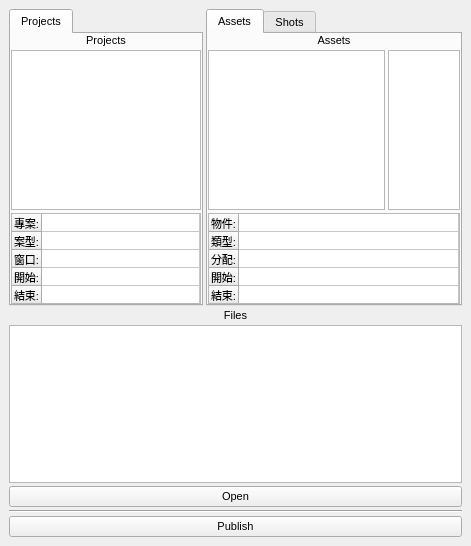
<?xml version="1.0" encoding="UTF-8"?>
<ui version="4.0">
 <class>main_window</class>
 <widget class="QWidget" name="main_window">
  <property name="geometry">
   <rect>
    <x>0</x>
    <y>0</y>
    <width>471</width>
    <height>546</height>
   </rect>
  </property>
  <property name="minimumSize">
   <size>
    <width>0</width>
    <height>0</height>
   </size>
  </property>
  <property name="maximumSize">
   <size>
    <width>620</width>
    <height>700</height>
   </size>
  </property>
  <property name="font">
   <font>
    <family>Arial</family>
    <pointsize>8</pointsize>
    <weight>50</weight>
    <bold>false</bold>
   </font>
  </property>
  <property name="windowTitle">
   <string>Form</string>
  </property>
  <layout class="QVBoxLayout" name="verticalLayout_2">
   <property name="spacing">
    <number>6</number>
   </property>
   <property name="margin">
    <number>9</number>
   </property>
   <item>
    <layout class="QVBoxLayout" name="mainLayout">
     <property name="spacing">
      <number>3</number>
     </property>
     <property name="margin">
      <number>0</number>
     </property>
     <item>
      <layout class="QHBoxLayout" name="tabLayout">
       <property name="spacing">
        <number>3</number>
       </property>
       <item>
        <widget class="QTabWidget" name="tabProjectWidget">
         <property name="currentIndex">
          <number>0</number>
         </property>
         <widget class="QWidget" name="tabProject">
          <property name="minimumSize">
           <size>
            <width>0</width>
            <height>0</height>
           </size>
          </property>
          <attribute name="title">
           <string>Projects</string>
          </attribute>
          <layout class="QVBoxLayout" name="verticalLayout_4">
           <property name="spacing">
            <number>3</number>
           </property>
           <property name="margin">
            <number>0</number>
           </property>
           <item>
            <widget class="QLabel" name="project_label">
             <property name="text">
              <string>Projects</string>
             </property>
             <property name="alignment">
              <set>Qt::AlignCenter</set>
             </property>
            </widget>
           </item>
           <item>
            <widget class="QListWidget" name="project_list"/>
           </item>
           <item>
            <widget class="QTableWidget" name="project_info">
             <property name="minimumSize">
              <size>
               <width>190</width>
               <height>91</height>
              </size>
             </property>
             <property name="maximumSize">
              <size>
               <width>16777215</width>
               <height>91</height>
              </size>
             </property>
             <property name="verticalScrollBarPolicy">
              <enum>Qt::ScrollBarAlwaysOff</enum>
             </property>
             <property name="horizontalScrollBarPolicy">
              <enum>Qt::ScrollBarAlwaysOff</enum>
             </property>
             <property name="autoScroll">
              <bool>false</bool>
             </property>
             <property name="selectionMode">
              <enum>QAbstractItemView::NoSelection</enum>
             </property>
             <attribute name="horizontalHeaderVisible">
              <bool>false</bool>
             </attribute>
             <attribute name="horizontalHeaderCascadingSectionResizes">
              <bool>true</bool>
             </attribute>
             <attribute name="horizontalHeaderDefaultSectionSize">
              <number>150</number>
             </attribute>
             <attribute name="horizontalHeaderMinimumSectionSize">
              <number>150</number>
             </attribute>
             <attribute name="horizontalHeaderStretchLastSection">
              <bool>true</bool>
             </attribute>
             <attribute name="verticalHeaderDefaultSectionSize">
              <number>18</number>
             </attribute>
             <row>
              <property name="text">
               <string>專案:</string>
              </property>
             </row>
             <row>
              <property name="text">
               <string>案型:</string>
              </property>
             </row>
             <row>
              <property name="text">
               <string>窗口:</string>
              </property>
             </row>
             <row>
              <property name="text">
               <string>開始:</string>
              </property>
             </row>
             <row>
              <property name="text">
               <string>結束:</string>
              </property>
             </row>
             <column>
              <property name="text">
               <string/>
              </property>
             </column>
            </widget>
           </item>
          </layout>
         </widget>
        </widget>
       </item>
       <item>
        <widget class="QTabWidget" name="tabProductionType">
         <property name="minimumSize">
          <size>
           <width>250</width>
           <height>0</height>
          </size>
         </property>
         <property name="maximumSize">
          <size>
           <width>350</width>
           <height>16777215</height>
          </size>
         </property>
         <property name="currentIndex">
          <number>0</number>
         </property>
         <widget class="QWidget" name="assets_tab">
          <attribute name="title">
           <string>Assets</string>
          </attribute>
          <layout class="QVBoxLayout" name="verticalLayout_5">
           <property name="spacing">
            <number>3</number>
           </property>
           <property name="margin">
            <number>0</number>
           </property>
           <item>
            <widget class="QLabel" name="asset_label">
             <property name="text">
              <string>Assets</string>
             </property>
             <property name="alignment">
              <set>Qt::AlignCenter</set>
             </property>
            </widget>
           </item>
           <item>
            <layout class="QHBoxLayout" name="asset_layout">
             <property name="spacing">
              <number>3</number>
             </property>
             <item>
              <widget class="QListWidget" name="asset_list"/>
             </item>
             <item>
              <widget class="QListWidget" name="asset_process_list">
               <property name="maximumSize">
                <size>
                 <width>150</width>
                 <height>16777215</height>
                </size>
               </property>
              </widget>
             </item>
            </layout>
           </item>
           <item>
            <widget class="QTableWidget" name="asset_info">
             <property name="minimumSize">
              <size>
               <width>190</width>
               <height>91</height>
              </size>
             </property>
             <property name="maximumSize">
              <size>
               <width>16777215</width>
               <height>91</height>
              </size>
             </property>
             <property name="verticalScrollBarPolicy">
              <enum>Qt::ScrollBarAlwaysOff</enum>
             </property>
             <property name="horizontalScrollBarPolicy">
              <enum>Qt::ScrollBarAlwaysOff</enum>
             </property>
             <property name="autoScroll">
              <bool>false</bool>
             </property>
             <property name="selectionMode">
              <enum>QAbstractItemView::NoSelection</enum>
             </property>
             <property name="verticalScrollMode">
              <enum>QAbstractItemView::ScrollPerItem</enum>
             </property>
             <attribute name="horizontalHeaderVisible">
              <bool>false</bool>
             </attribute>
             <attribute name="horizontalHeaderCascadingSectionResizes">
              <bool>true</bool>
             </attribute>
             <attribute name="horizontalHeaderDefaultSectionSize">
              <number>150</number>
             </attribute>
             <attribute name="horizontalHeaderMinimumSectionSize">
              <number>150</number>
             </attribute>
             <attribute name="horizontalHeaderStretchLastSection">
              <bool>true</bool>
             </attribute>
             <attribute name="verticalHeaderDefaultSectionSize">
              <number>18</number>
             </attribute>
             <row>
              <property name="text">
               <string>物件:</string>
              </property>
             </row>
             <row>
              <property name="text">
               <string>類型:</string>
              </property>
             </row>
             <row>
              <property name="text">
               <string>分配:</string>
              </property>
             </row>
             <row>
              <property name="text">
               <string>開始:</string>
              </property>
             </row>
             <row>
              <property name="text">
               <string>結束:</string>
              </property>
             </row>
             <column>
              <property name="text">
               <string/>
              </property>
             </column>
            </widget>
           </item>
          </layout>
         </widget>
         <widget class="QWidget" name="shots_tab">
          <attribute name="title">
           <string>Shots</string>
          </attribute>
          <layout class="QVBoxLayout" name="verticalLayout_3">
           <property name="spacing">
            <number>3</number>
           </property>
           <property name="margin">
            <number>0</number>
           </property>
           <item>
            <widget class="QLabel" name="shot_label">
             <property name="text">
              <string>Shots</string>
             </property>
             <property name="alignment">
              <set>Qt::AlignCenter</set>
             </property>
            </widget>
           </item>
           <item>
            <layout class="QHBoxLayout" name="shot_layout">
             <property name="spacing">
              <number>3</number>
             </property>
             <item>
              <widget class="QListWidget" name="shot_list"/>
             </item>
             <item>
              <widget class="QListWidget" name="shot_process_list">
               <property name="maximumSize">
                <size>
                 <width>150</width>
                 <height>16777215</height>
                </size>
               </property>
              </widget>
             </item>
            </layout>
           </item>
           <item>
            <widget class="QTableWidget" name="shot_info">
             <property name="minimumSize">
              <size>
               <width>190</width>
               <height>91</height>
              </size>
             </property>
             <property name="maximumSize">
              <size>
               <width>16777215</width>
               <height>91</height>
              </size>
             </property>
             <property name="toolTip">
              <string>1</string>
             </property>
             <property name="verticalScrollBarPolicy">
              <enum>Qt::ScrollBarAlwaysOff</enum>
             </property>
             <property name="horizontalScrollBarPolicy">
              <enum>Qt::ScrollBarAlwaysOff</enum>
             </property>
             <property name="autoScroll">
              <bool>false</bool>
             </property>
             <property name="selectionMode">
              <enum>QAbstractItemView::NoSelection</enum>
             </property>
             <property name="verticalScrollMode">
              <enum>QAbstractItemView::ScrollPerItem</enum>
             </property>
             <attribute name="horizontalHeaderVisible">
              <bool>false</bool>
             </attribute>
             <attribute name="horizontalHeaderCascadingSectionResizes">
              <bool>true</bool>
             </attribute>
             <attribute name="horizontalHeaderDefaultSectionSize">
              <number>150</number>
             </attribute>
             <attribute name="horizontalHeaderMinimumSectionSize">
              <number>150</number>
             </attribute>
             <attribute name="horizontalHeaderStretchLastSection">
              <bool>true</bool>
             </attribute>
             <attribute name="verticalHeaderDefaultSectionSize">
              <number>18</number>
             </attribute>
             <row>
              <property name="text">
               <string>物件:</string>
              </property>
             </row>
             <row>
              <property name="text">
               <string>類型:</string>
              </property>
             </row>
             <row>
              <property name="text">
               <string>分配:</string>
              </property>
             </row>
             <row>
              <property name="text">
               <string>開始:</string>
              </property>
             </row>
             <row>
              <property name="text">
               <string>結束:</string>
              </property>
             </row>
             <column>
              <property name="text">
               <string/>
              </property>
             </column>
            </widget>
           </item>
          </layout>
         </widget>
        </widget>
       </item>
      </layout>
     </item>
     <item>
      <layout class="QVBoxLayout" name="file_list_layout">
       <property name="spacing">
        <number>3</number>
       </property>
       <item>
        <widget class="QLabel" name="file_list_label">
         <property name="text">
          <string>Files</string>
         </property>
         <property name="alignment">
          <set>Qt::AlignCenter</set>
         </property>
        </widget>
       </item>
       <item>
        <widget class="QListWidget" name="file_list">
         <property name="dragEnabled">
          <bool>true</bool>
         </property>
         <property name="dragDropMode">
          <enum>QAbstractItemView::DragDrop</enum>
         </property>
         <property name="defaultDropAction">
          <enum>Qt::IgnoreAction</enum>
         </property>
        </widget>
       </item>
       <item>
        <widget class="QPushButton" name="open_button">
         <property name="text">
          <string>Open</string>
         </property>
        </widget>
       </item>
       <item>
        <widget class="Line" name="line">
         <property name="orientation">
          <enum>Qt::Horizontal</enum>
         </property>
        </widget>
       </item>
       <item>
        <widget class="QPushButton" name="publish_button">
         <property name="text">
          <string>Publish</string>
         </property>
        </widget>
       </item>
      </layout>
     </item>
    </layout>
   </item>
  </layout>
 </widget>
 <pixmapfunction>QPixmap getPixmap(const QString &amp;name){
return QPixmap(QApplication::applicationDirPath()+QDir::s eparator()+name);
}</pixmapfunction>
 <resources/>
 <connections/>
</ui>
